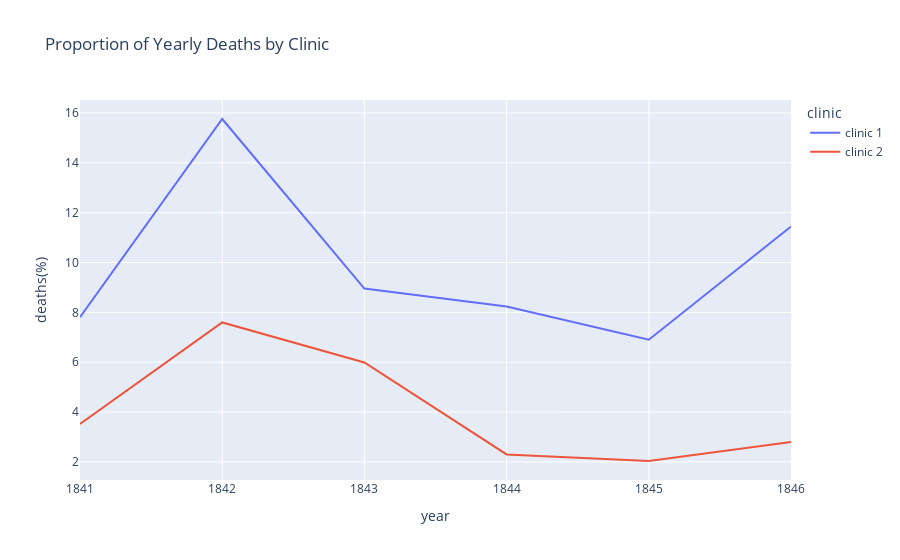

The notebook cell saved with this chart:
### Markdown cell above
### Plotting the Proportion of Yearly Deaths by Clinic

### Code cell
fig = px.line(df_yearly,
             x='year',
             y='pct_deaths',
             color='clinic',
             title='Proportion of Yearly Deaths by Clinic',
             )

fig.update_layout(
    yaxis_title='deaths(%)')

fig.show()

### Figure 1 — Plotly figure (JSON) as saved in the notebook; plotly's stock layout.template omitted (floating-point values rounded to 4 significant figures)
{"data": [{"hovertemplate": "clinic=clinic 1<br>year=%{x}<br>pct_deaths=%{y}<extra></extra>", "legendgroup": "clinic 1", "line": {"color": "#636efa", "dash": "solid"}, "marker": {"symbol": "circle"}, "mode": "lines", "name": "clinic 1", "orientation": "v", "showlegend": true, "type": "scatter", "x": [1841, 1842, 1843, 1844, 1845, 1846], "xaxis": "x", "y": [7.806, 15.76, 8.954, 8.236, 6.901, 11.45], "yaxis": "y"}, {"hovertemplate": "clinic=clinic 2<br>year=%{x}<br>pct_deaths=%{y}<extra></extra>", "legendgroup": "clinic 2", "line": {"color": "#EF553B", "dash": "solid"}, "marker": {"symbol": "circle"}, "mode": "lines", "name": "clinic 2", "orientation": "v", "showlegend": true, "type": "scatter", "x": [1841, 1842, 1843, 1844, 1845, 1846], "xaxis": "x", "y": [3.522, 7.597, 5.988, 2.3, 2.036, 2.797], "yaxis": "y"}], "layout": {"legend": {"title": {"text": "clinic"}, "tracegroupgap": 0}, "title": {"text": "Proportion of Yearly Deaths by Clinic"}, "xaxis": {"anchor": "y", "domain": [0, 1], "title": {"text": "year"}}, "yaxis": {"anchor": "x", "domain": [0, 1], "title": {"text": "deaths(%)"}}}}
